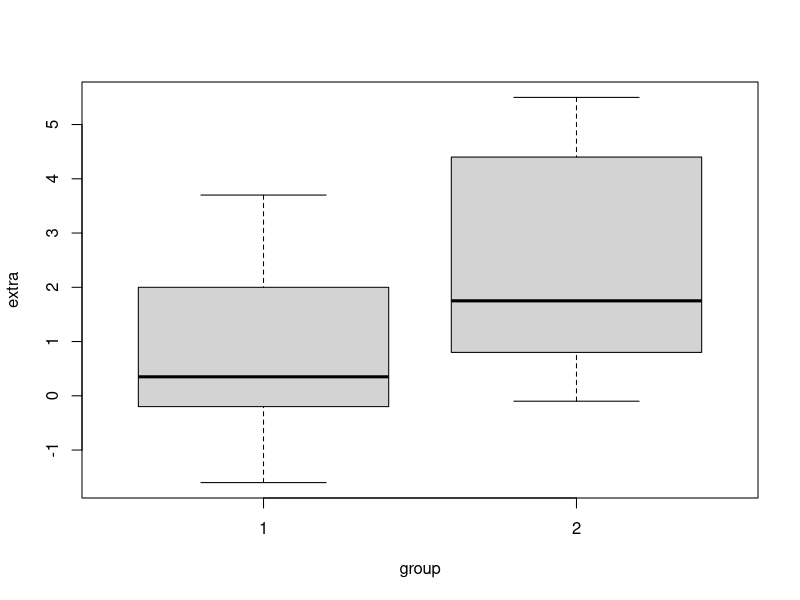
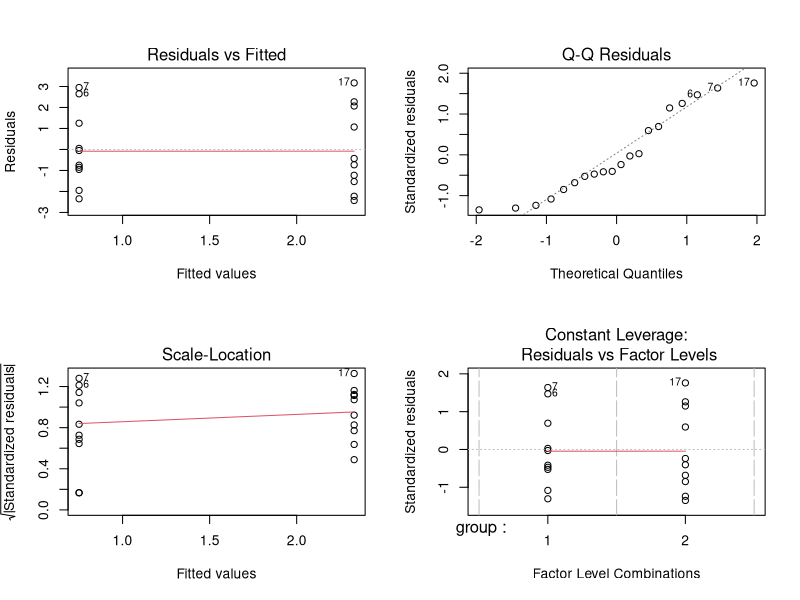

The R source for these figures, in order:
alist <- list(4,"abc", c(2,3,7))
alist
alist[[1]] # the first component
alist[1] # sublist consisting of first component
alist[[3]] # the third element
alist[[3]][2] # second element of the third list component

length(alist) # number of list components
lengths(alist) # the length of each list element

names(alist) <- c("first","second", "third")
alist$second
alist[[2]]
alist[["second"]]
mary <- list(firstname="Mary", surname="Sullivan", age=21)
typeof(mary)
mary$age
names(mary)

head(mtcars)
is.list(mtcars)
is.data.frame(mtcars)
mtcars$wt

data(mtcars)
f <- lm(mpg ~ wt, data = mtcars)
is.list(f)
str(f)
summary(f)

set.seed(2018); y1 <- rnorm(10, 2, 5)
t1 <- t.test(y1)
str(t1)

set.seed(1234); y2 <- rnorm(15, 3, 5)
t.test(y1, y2, var.equal = TRUE)

f <- t.test(y1, y2, var.equal = TRUE)
typeof(f)
names(f)
f$statistic

y <- c(y1, y2)
g <- c(rep(1,10), rep(2,15))
d <- data.frame(y = y, g = factor(g))
d[1:3,]
t.test(y ~ g, data = d, var.equal = TRUE)

head(sleep)

plot(extra ~ group, data=sleep)

t.test(extra ~ group, data = sleep, var.equal = TRUE)

t.test(extra ~ group, data = sleep)

fit <- lm(extra ~ group, data = sleep)
summary(fit)
anova(fit) 
# ST364 students: aov() is the function used to fit ANOVA models, 
# anova() just extracts the ANOVA table from an appropriate fitted object

names(fit)
fit$residuals
residuals(fit)

par(mfrow = c(2,2))
plot(fit)

class(fit)
?plot.lm
